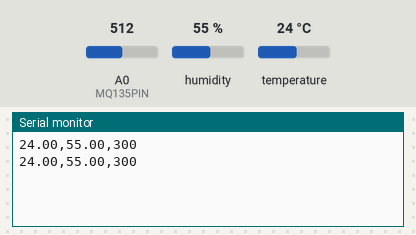
This sketch was run on a simulated Arduino Uno, built with avr-gcc and run on an emulated ATmega328P. Parts: the last lines printed to the serial monitor. The test bench sets the inputs (shaded band); at power-on: humidity 55 %, A0 (MQ135PIN) = 512, temperature 24 °C.

Above: at 10.8 s.
10.9 s: humidity set to 22 %
At 20.7 s:
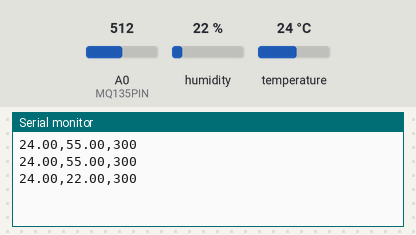
20.9 s: A0 (MQ135PIN) set to 1023
At 30.5 s:
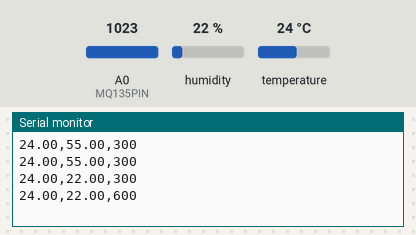
30.9 s: temperature set to 12 °C
At 40.7 s:
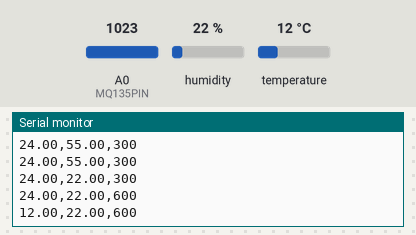
40.9 s: A0 (MQ135PIN) set to 900
At 50.7 s:
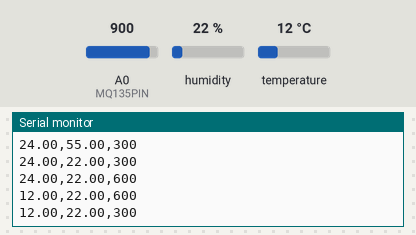
50.9 s: humidity set to 40 %
At 60.8 s:
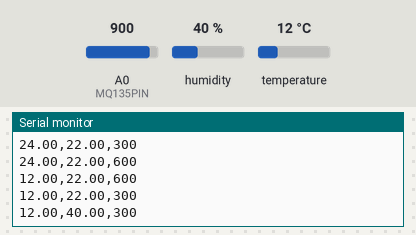
Timing chart, 0 to 61.9 s (numbered marks = the images above; inputs shaded):
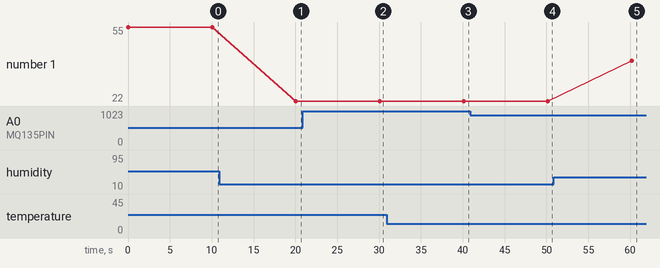

Measured:
- after the input at 10.9 s, the serial monitor: prints a new line after 9.2 s (image 1)
- after the input at 20.9 s, the serial monitor: prints a new line after 9.2 s (image 2)
- after the input at 30.9 s, the serial monitor: prints a new line after 9.2 s (image 3)
- after the input at 40.9 s, the serial monitor: prints a new line after 9.2 s (image 4)
- after the input at 50.9 s, the serial monitor: prints a new line after 9.3 s (image 5)
- plotted number 1: 55 → 22 after the input at 10.9 s, 22 → 40 after the input at 50.9 s

The sketch:

ProyectoFinalIA.ino
```cpp
#include <DHT.h>

#define DHTPIN 2          // Pin donde está conectado el DHT11
#define DHTTYPE DHT11     // Tipo de sensor DHT
#define MQ135PIN A0       // Pin analógico donde está conectado MQ-135

DHT dht(DHTPIN, DHTTYPE);

void setup() {
  Serial.begin(9600);
  dht.begin();
}

void loop() {
  // Leer temperatura y humedad
  float temp = dht.readTemperature();
  float hum = dht.readHumidity();

  // Leer MQ-135 (lectura cruda)
  int mqRaw = analogRead(MQ135PIN);

  // Suponiendo que tus lecturas reales están entre 900 y 950, las escalamos a 300-600
  int mqScaled = map(mqRaw, 900, 950, 300, 600);

  // Limitar valores escalados al rango 300-600 para evitar valores fuera de rango
  if (mqScaled < 300) mqScaled = 300;
  if (mqScaled > 600) mqScaled = 600;

  // Verificar que temp y hum son válidos (dht puede dar NAN)
  if (isnan(temp) || isnan(hum)) {
    Serial.println("Error leyendo DHT11");
  } else {
    // Enviar datos por serial separados por comas
    Serial.print(temp, 2);
    Serial.print(",");
    Serial.print(hum, 2);
    Serial.print(",");
    Serial.println(mqScaled);
  }

  delay(10000);  // Esperar 10 segundos
}
```
